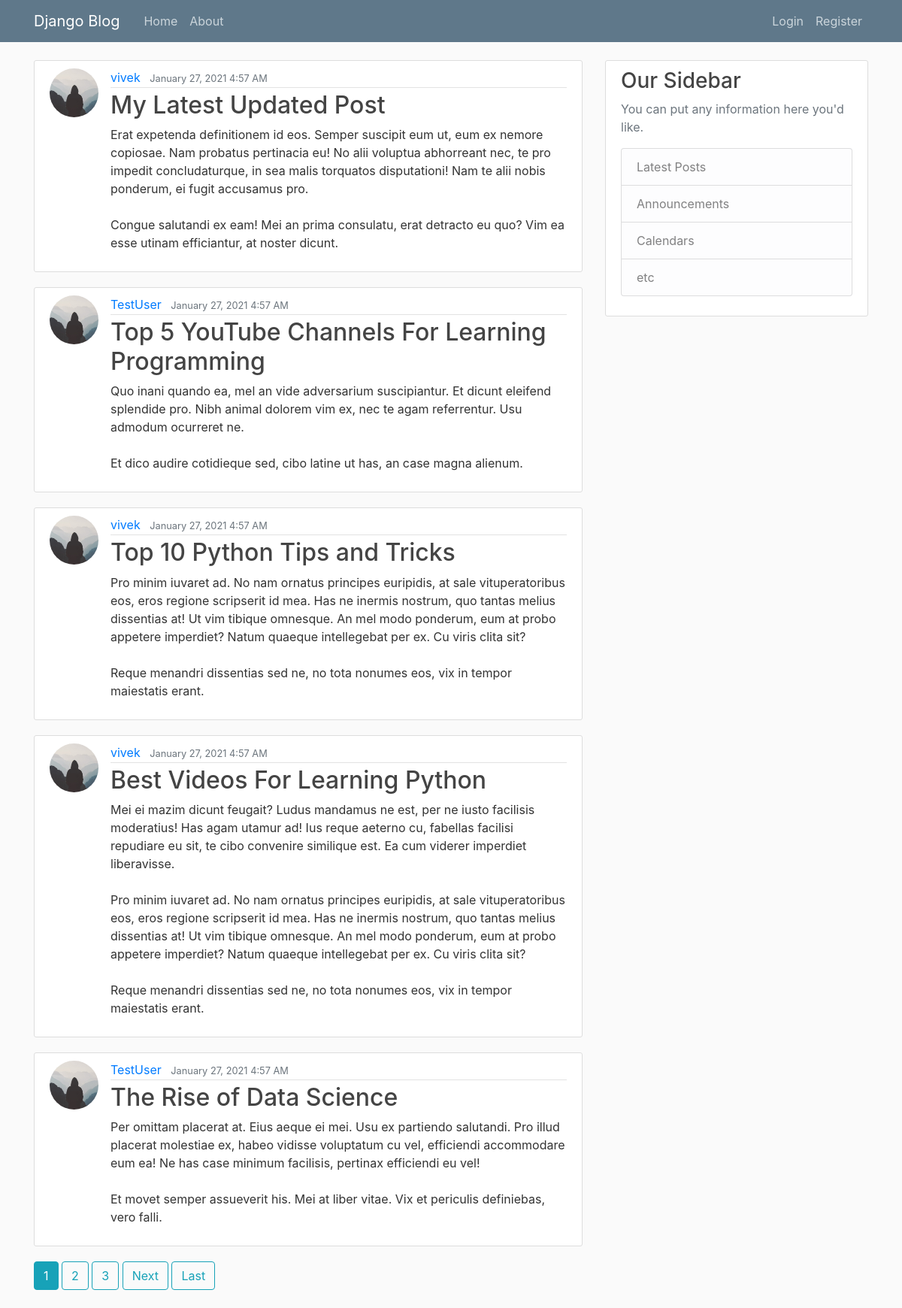
Before: / with the older database file.
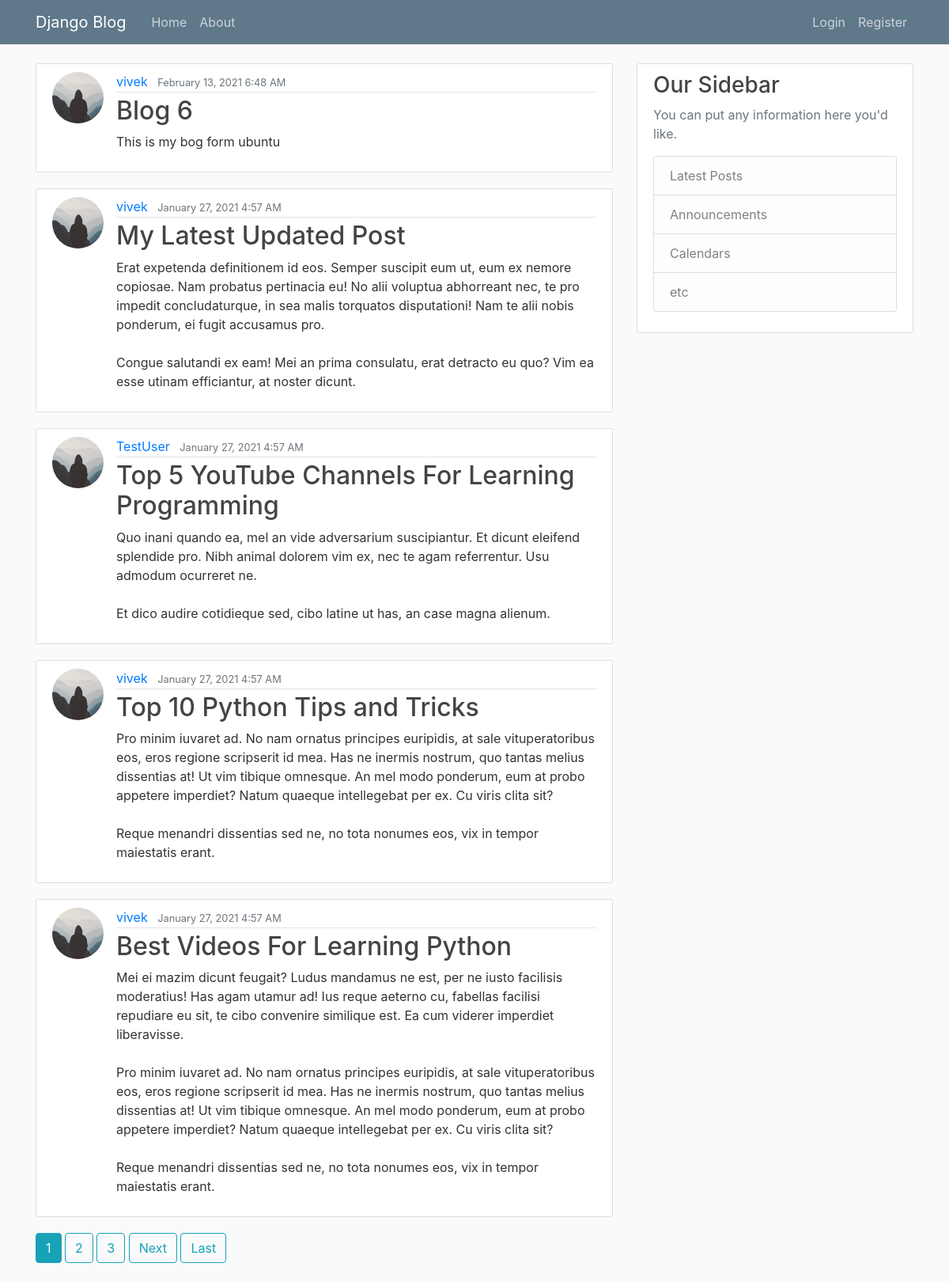
After: the same page with the newer database file.
### blog/models.py (models this page shows, shortened)
class Post(models.Model):
	title = models.CharField(max_length=100)
	content = models.TextField()
	date_posted = models.DateTimeField(default=timezone.now)
	author = models.ForeignKey(User, on_delete=models.CASCADE)

### users/models.py (models this page shows, shortened)
class Profile(models.Model):
	user = models.OneToOneField(User, on_delete=models.CASCADE)
	image = models.ImageField(default='default.jpg', upload_to='profile_pics')

### blog/views.py (the view)
# urls.py: path('', PostListView.as_view(), name='blog-home'),
class PostListView(ListView):
	model = Post
	template_name = 'blog/home.html' # '<app>/<model>_<viewtype>.html'
	context_object_name = 'posts'
	ordering = ['-date_posted']
	paginate_by = 5

### blog/templates/blog/home.html (shortened to what this page needs)
{% extends "blog/base.html" %}
{% block content %}
	{% for post in posts %}
		<article class="media content-section">
			<img class="rounded-circle article-img" src="{{ post.author.profile.image.url }}">
		  <div class="media-body">
			<div class="article-metadata">
			  <a class="mr-2" href="{% url 'user-posts' post.author.username %}">{{ post.author }}</a>
			  <small class="text-muted">{{ post.date_posted | date:"F d, Y f A" }}</small>
			</div>
			<h2><a class="article-title" href="{% url 'post-detail' post.id %}">{{ post.title }}</a></h2>
			<p class="article-content">{{ post.content }}</p>
		  </div>
		</article>
	{% endfor %}
	{% if is_paginated %}
		{% for num in page_obj.paginator.page_range %}
			{% if page_obj.number == num %}
				<a class="btn btn-info mb-4" href="?page={{ num }}">{{ num }}</a>
			{% elif num > page_obj.number|add:'-3' and num < page_obj.number|add:'3' %}
				<a class="btn btn-outline-info mb-4" href="?page={{ num }}">{{ num }}</a>
			{% endif %}
		{% endfor %}
		{% if page_obj.has_next %}
			<a class="btn btn-outline-info mb-4" href="?page={{page_obj.next_page_number}}">Next</a>
			<a class="btn btn-outline-info mb-4" href="?page={{ page_obj.paginator.num_pages }}">Last</a>
		{% endif %}
	{% endif %}
{% endblock content%}

### blog/templates/blog/base.html (shortened to what this page needs)
{% load static %}
<!DOCTYPE html>
<html>
<head>
    <link rel="stylesheet" href="https://maxcdn.bootstrapcdn.com/bootstrap/4.0.0/css/bootstrap.min.css">
    <link rel="stylesheet" type="text/css" href="{% static 'blog/main.css' %}">
</head>
<body>
    <header class="site-header">
      <nav class="navbar navbar-expand-md navbar-dark bg-steel fixed-top">
        <div class="container">
          <a class="navbar-brand mr-4" href="{% url 'blog-home' %}">Django Blog</a>
          <div class="collapse navbar-collapse" id="navbarToggle">
            <div class="navbar-nav mr-auto">
              <a class="nav-item nav-link" href="{% url 'blog-home' %}">Home</a>
              <a class="nav-item nav-link" href="{% url 'blog-about' %}">About</a>
            </div>
            <div class="navbar-nav">
				{% if user.is_authenticated %}
					 <a class="nav-item nav-link" href="{% url 'post-create' %}">New Post</a>
					 <a class="nav-item nav-link" href="{% url 'profile' %}">Profile</a>
					 <a class="nav-item nav-link" href="{% url 'logout' %}">Logout</a>
				{% else %}
              <a class="nav-item nav-link" href="{% url 'login' %}">Login</a>
              <a class="nav-item nav-link" href="{% url 'register' %}">Register</a>
			  {% endif %}
            </div>
          </div>
        </div>
      </nav>
    </header>
    <main role="main" class="container">
      <div class="row">
        <div class="col-md-8">
          {% block content %}{% endblock %}
        </div>
        <div class="col-md-4">
          <div class="content-section">
            <h3>Our Sidebar</h3>
            <p class='text-muted'>You can put any information here you'd like.
              <ul class="list-group">
                <li class="list-group-item list-group-item-light">Latest Posts</li>
                <li class="list-group-item list-group-item-light">Announcements</li>
                <li class="list-group-item list-group-item-light">Calendars</li>
                <li class="list-group-item list-group-item-light">etc</li>
              </ul>
            </p>
          </div>
        </div>
      </div>
    </main>
</body>
</html>

### blog/static/blog/main.css (style rules this page uses)
body { background: #fafafa; color: #333333; margin-top: 5rem; }
h1, h2, h3, h4, h5, h6 { color: #444444; }
ul { margin: 0; }
.bg-steel { background-color: #5f788a; }
.site-header .navbar-nav .nav-link { color: #cbd5db; }
.content-section { background: #ffffff; padding: 10px 20px; border: 1px solid #dddddd; border-radius: 3px; margin-bottom: 20px; }
.article-title { color: #444444; }
.article-content { white-space: pre-line; }
.article-img { height: 65px; width: 65px; margin-right: 16px; }
.article-metadata { padding-bottom: 1px; margin-bottom: 4px; border-bottom: 1px solid #e3e3e3 }

Changed rows visible on the page:
no longer on this page (row unchanged): Post: author.profile.image (placeholder picture), author "TestUser", date_posted "January 27, 2021 4:57 AM", title "The Rise of Data Science", content "Per omittam placerat at. Eius aeque ei mei. Usu ex partiendo salutandi. Pro illud placerat molestiae ex, habeo vidisse voluptatum cu vel, efficiendi accommodare eum ea! Ne has case minimum facilisis, pertinax efficiendi eu vel! Et movet semper assueverit his. Mei at liber vitae. Vix et periculis definiebas, vero falli."
added Post: author.profile.image (placeholder picture), author "vivek", date_posted "February 13, 2021 6:48 AM", title "Blog 6", content "This is my bog form ubuntu"
